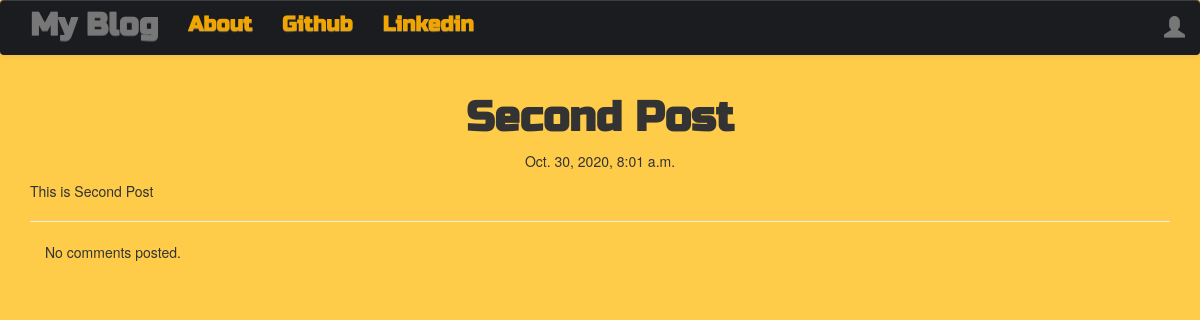
Page /post/7 on the committed database.
### blog/models.py (models this page shows, shortened)
class Post(models.Model):
    author=models.ForeignKey('auth.user', on_delete=models.CASCADE)
    title=models.CharField(max_length=254)
    text=models.TextField()
    created_date=models.DateTimeField(default=timezone.now())
    published_date=models.DateTimeField(blank=True,null=True)

### blog/views.py (the view)
# urls.py: url(r'^post/(?P<pk>\d+)$', views.PostDetailView.as_view(), name='post_detail'),
class PostDetailView(DetailView):
    model=Post

### blog/templates/blog/post_detail.html (shortened to what this page needs)
{% extends 'blog/base.html' %}
{% block content %}
        <h1 class='posttitle loader'><strong>{{ post.title }}</strong></h1>
        {% if post.published_date %}
            <div class="date postdate">
                {{ post.published_date }}
            </div>
        {% else %}
            <p>Created On: {{ post.created_date }}</p>
            <a style="background:black" class="btn btn-default" href="{% url 'post_publish' pk=post.pk %}"><strong style="color:white" >Publish</strong> </a>
        {% endif %}
      <p class='postcontent' >{{ post.text|safe|linebreaksbr }}</p>
  <hr>
  <div class="container">
  {% for comment in post.comments.all %}
  <br>
      {% if user.is_authenticated or comment.approved_comment %}
              {% if not comment.approved_comment %}
                  <a class="btn btn-default" href="{% url 'comment_remove' pk=comment.pk %}"><span class="glyphicon glyphicon-remove"></span></a>
                  <a class="btn btn-default" href="{% url 'comment_approve' pk=comment.pk %}"><span class="glyphicon glyphicon-ok"></span></a>
              {% endif %}
          <p>{{ comment.text|safe|linebreaks }}</p>
          <p>Posted by: <strong>{{ comment.author }}</strong></p>
          <p>On : {{ comment.create_date }}</p>
      {% endif %}
  {% empty %}
      <p>No comments posted.</p>
  {% endfor %}
</div>
{% endblock %}

### blog/static/css/blog.css (style rules this page uses)
.postdate { text-align:center; }
.posttitle { font-family: 'Russo One',sans-serif; font-size:3em; text-align:center; }
.postcontent { font-family: 'Montserrat'; font-size:1.5em; }
body { background-color:#ffcc4a; }

### rows in the picture
Post: title "Second Post", published_date "Oct. 30, 2020, 8:01 a.m.", text "This is Second Post"
